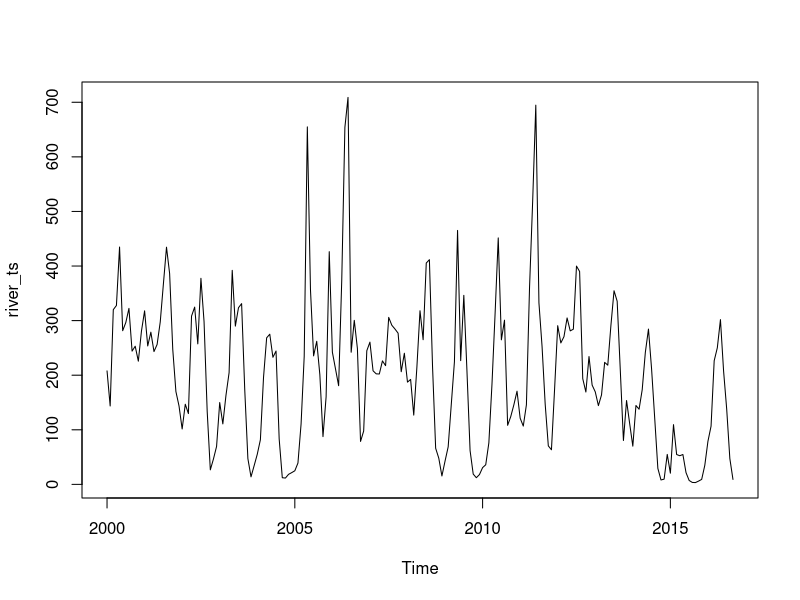
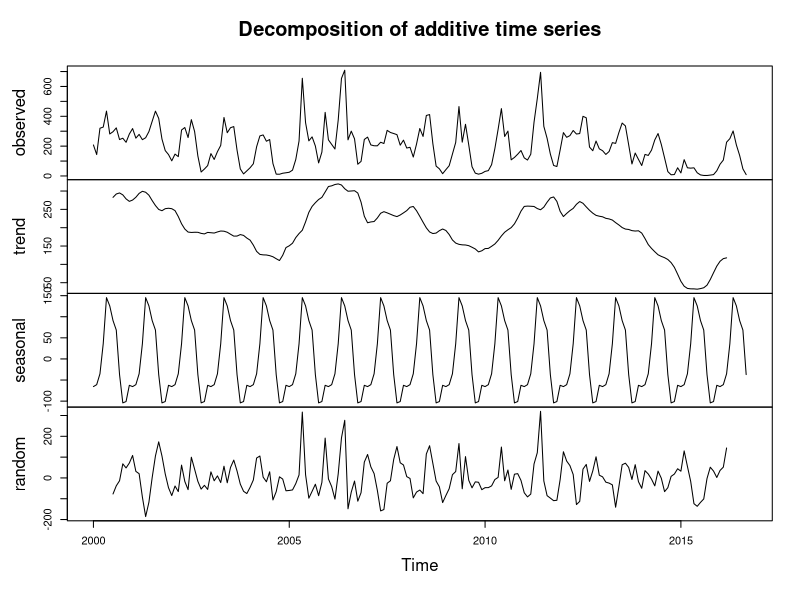
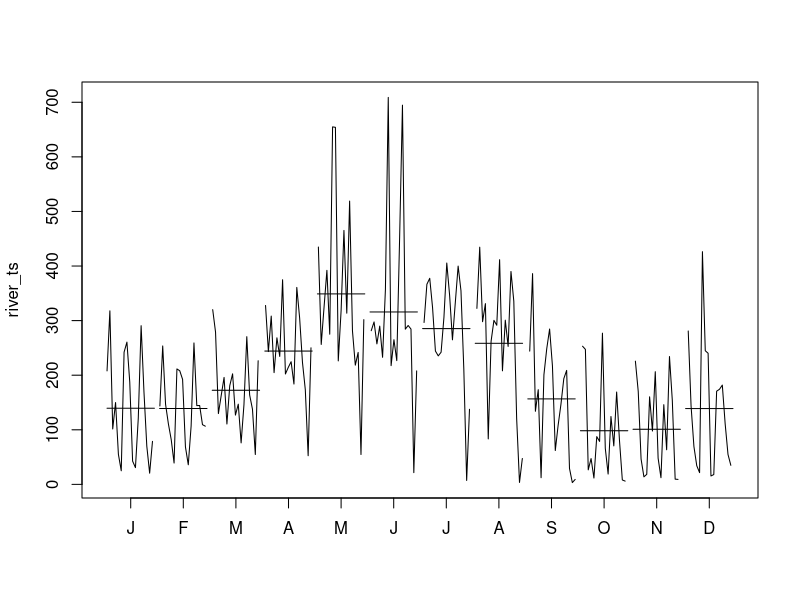
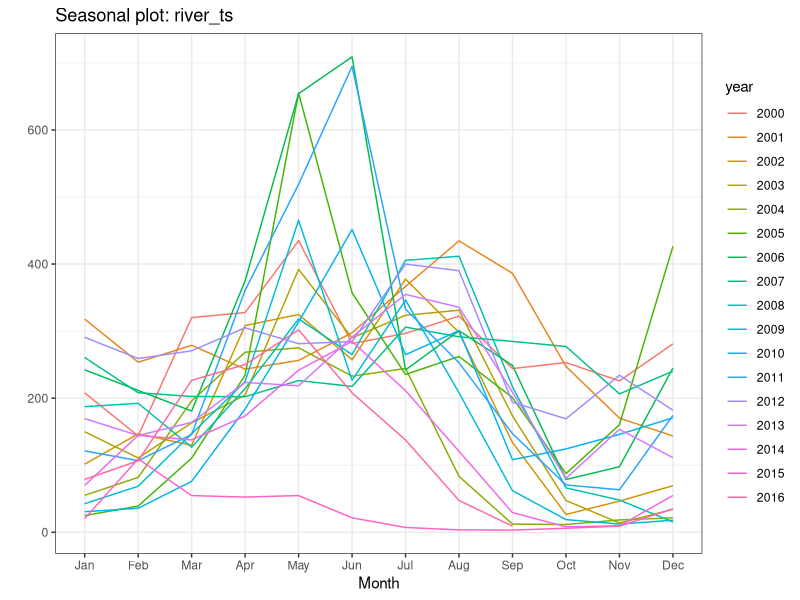
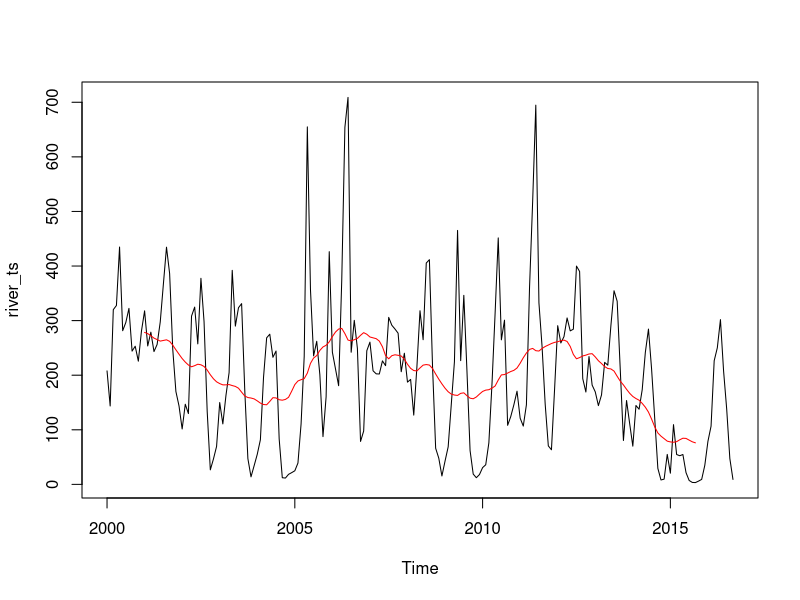
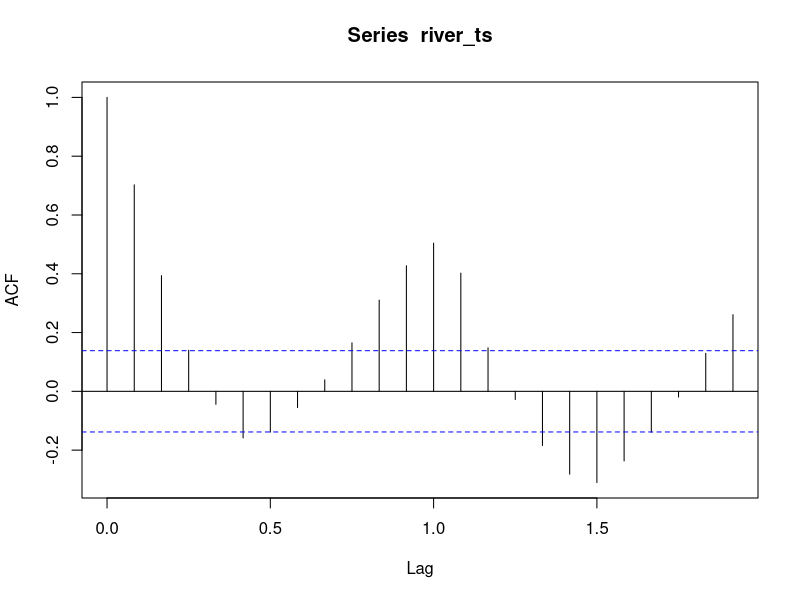

R code for these plots, in order:
## ---- chunk 1
knitr::opts_chunk$set(echo = TRUE)
## ---- chunk 2

library(tidyverse)
library(tseries)
library(forecast)

river <- read_csv("truckee_flow.csv")
## ---- chunk 3

river_ts <- ts(river$flow, frequency = 12, start = c(2000, 1))
plot(river_ts)

#Looks seasonal, with some spikes certain years after big winters.

## ---- chunk 4

river_dc <- decompose(river_ts)
plot(river_dc)
monthplot(river_ts)
ggseasonplot(river_ts) +
  theme_bw()

#Trend shows 'persistence' perhaps. Definetely seasonal.
#monthplot shows shows biggest flows in May and June. Currently we are at a low point, though some recovery from last year's rains.
## ---- chunk 5

sma_river <- ma(river_ts, order = 24) #changing the number will adjust the moving average
plot(river_ts)
lines(sma_river, col = "red")

acf(river_ts)

#Clear oscillating pattern, though the magnitude changes. 
## ---- chunk 6

